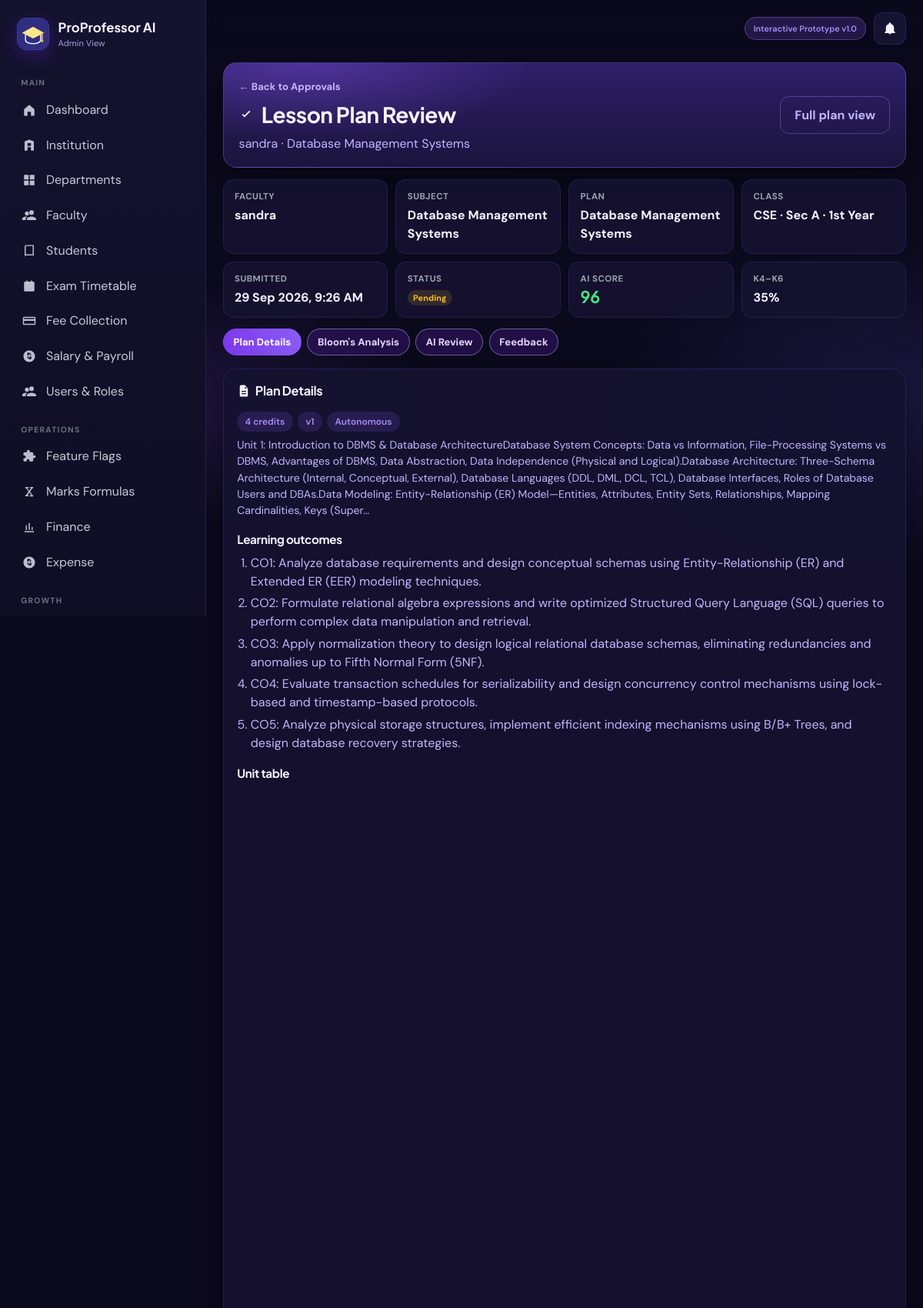
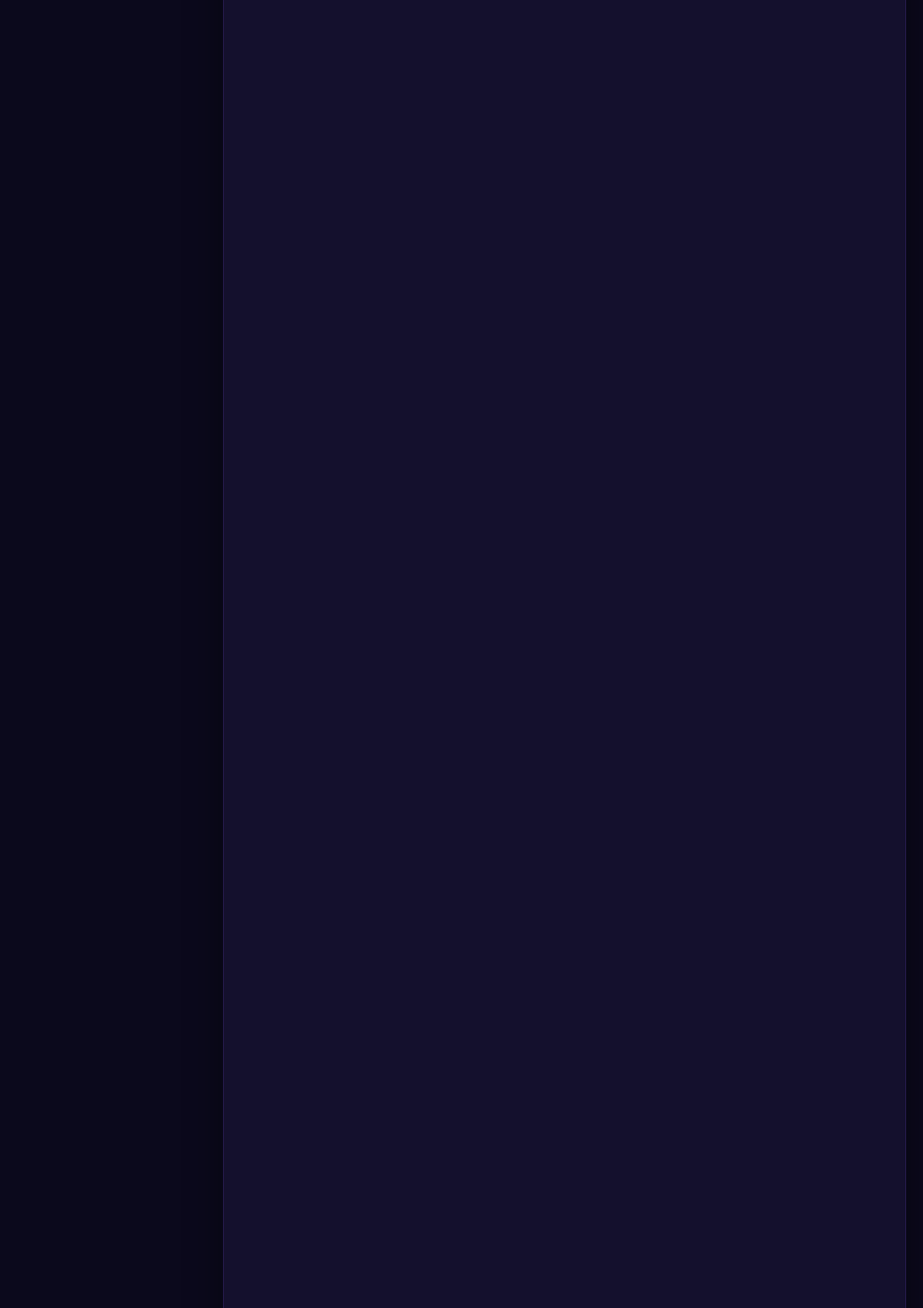
Screenshot of /hod/approvals.php?id=1 (signed in, upper part) with the database file from the repository (2 pictures, top to bottom).
### tables this page shows
CREATE TABLE `users` (
  `id` int(10) UNSIGNED NOT NULL,
  `institution_id` int(10) UNSIGNED NOT NULL,
  `department_id` int(10) UNSIGNED DEFAULT NULL,
  `role` enum('professor','student','hod','admin','superadmin') NOT NULL,
  `email` varchar(160) NOT NULL,
  `password_hash` varchar(255) NOT NULL,
  `full_name` varchar(160) NOT NULL,
  `employee_id` varchar(60) DEFAULT NULL,
  `qualification` varchar(120) DEFAULT NULL,
  `register_no` varchar(60) DEFAULT NULL,
  `phone` varchar(30) DEFAULT NULL,
  `avatar_url` varchar(255) DEFAULT NULL,
  `class_id` int(10) UNSIGNED DEFAULT NULL COMMENT 'For students',
  `academic_year_level` tinyint(3) UNSIGNED DEFAULT NULL COMMENT 'Student academic year 1-4',
  `semester` varchar(40) DEFAULT NULL COMMENT 'Student Odd/Even semester',
  `designation` varchar(100) DEFAULT NULL,
  `preferences` longtext DEFAULT NULL CHECK (json_valid(`preferences`)),
  `extra` longtext DEFAULT NULL COMMENT 'Expandable user attributes' CHECK (json_valid(`extra`)),
  `is_active` tinyint(1) DEFAULT 1,
  `last_login_at` datetime DEFAULT NULL,
  `created_at` timestamp NOT NULL DEFAULT current_timestamp(),
  `updated_at` timestamp NOT NULL DEFAULT current_timestamp() ON UPDATE current_timestamp()
);

CREATE TABLE `course_plans` (
  `id` int(10) UNSIGNED NOT NULL,
  `institution_id` int(10) UNSIGNED NOT NULL,
  `department_id` int(10) UNSIGNED DEFAULT NULL,
  `professor_id` int(10) UNSIGNED NOT NULL,
  `subject_id` int(10) UNSIGNED DEFAULT NULL,
  `class_id` int(10) UNSIGNED DEFAULT NULL,
  `title` varchar(255) NOT NULL,
  `subject_name` varchar(200) NOT NULL,
  `subject_code` varchar(40) DEFAULT NULL,
  `credits` decimal(4,1) DEFAULT 3.0,
  `semester` varchar(40) DEFAULT NULL,
  `academic_year` varchar(20) DEFAULT NULL,
  `university` varchar(150) DEFAULT NULL,
  `syllabus_input` longtext DEFAULT NULL,
  `status` enum('draft','submitted','under_review','approved','returned') DEFAULT 'draft',
  `ai_score` decimal(5,2) DEFAULT NULL,
  `ai_review` longtext DEFAULT NULL CHECK (json_valid(`ai_review`)),
  `bloom_data` longtext DEFAULT NULL CHECK (json_valid(`bloom_data`)),
  `weekly_plan` longtext DEFAULT NULL CHECK (json_valid(`weekly_plan`)),
  `resources` longtext DEFAULT NULL CHECK (json_valid(`resources`)),
  `expert_advice` longtext DEFAULT NULL CHECK (json_valid(`expert_advice`)),
  `plan_data` longtext DEFAULT NULL COMMENT 'Full structured plan payload' CHECK (json_valid(`plan_data`)),
  `version` int(10) UNSIGNED DEFAULT 1,
  `parent_plan_id` int(10) UNSIGNED DEFAULT NULL,
  `submitted_at` datetime DEFAULT NULL,
  `reviewed_at` datetime DEFAULT NULL,
  `reviewed_by` int(10) UNSIGNED DEFAULT NULL,
  `hod_comments` text DEFAULT NULL,
  `meta` longtext DEFAULT NULL CHECK (json_valid(`meta`)),
  `share_token` varchar(64) DEFAULT NULL COMMENT 'Public read-only share token',
  `share_enabled` tinyint(1) NOT NULL DEFAULT 0 COMMENT '1=public read-only link active',
  `created_at` timestamp NOT NULL DEFAULT current_timestamp(),
  `updated_at` timestamp NOT NULL DEFAULT current_timestamp() ON UPDATE current_timestamp()
);

### hod/approvals.php (called while the page is built, shortened)
<?php
require_once __DIR__ . '/../includes/layout.php';
$user = Auth::user();
$viewId = (int)get('id');
$statusFilter = (string)get('status', 'all');
$search = trim((string)get('q', ''));
$fmtNum = static function (?float $n): string {
    if ($n === null) {
        return '—';
    }
    $rounded = round($n, 2);
    $text = number_format($rounded, 2, '.', '');
    return rtrim(rtrim($text, '0'), '.');
};
$fmtWhen = static function (?string $value): string {
    $value = trim((string)$value);
    if ($value === '') {
        return '';
    }
    $ts = strtotime($value);
    return $ts ? date('d M Y, g:i A', $ts) : $value;
};
$k46Of = static function (array $row): ?float {
    $bloom = json_decode((string)($row['bloom_data'] ?? ''), true);
    if (!is_array($bloom) || $bloom === []) {
        return null;
    }
    return round((float)($bloom['K4'] ?? 0) + (float)($bloom['K5'] ?? 0) + (float)($bloom['K6'] ?? 0), 1);
};
$aiTone = static function ($score): string {
    if ($score === null || $score === '') {
        return 'none';
    }
    $n = (float)$score;
    if ($n >= 75) {
        return 'ok';
    }
    if ($n >= 50) {
        return 'warn';
    }
    return 'bad';
};
$statusMeta = static function (string $status): array {
    return match ($status) {
        'approved' => ['Approved', 'ok'],
        'returned' => ['Returned', 'bad'],
        'under_review' => ['In review', 'warn'],
        default => ['Pending', 'warn'],
    };
};
$queueLink = static function (string $status, string $q = '') : string {
    $params = [];
    if ($status !== 'all') {
        $params['status'] = $status;
    }
    if ($q !== '') {
        $params['q'] = $q;
    }
    $query = http_build_query($params);
    return '?' . $query;
};
$view = null;
if ($viewId) {
    $view = Database::fetch(
        'SELECT p.*, u.full_name AS professor_name, c.name AS class_name, c.section AS class_section, c.year AS class_year
         FROM course_plans p
         JOIN users u ON u.id = p.professor_id
         LEFT JOIN classes c ON c.id = p.class_id
         WHERE p.id=? AND p.institution_id=?',
        [$viewId, (int)$user['institution_id']]
    );
}
$planData = $view ? (json_decode($view['plan_data'] ?: '{}', true) ?: []) : [];
$outcomes = $planData['learning_outcomes'] ?? [];
require __DIR__ . '/../app/Views/hod/approvals_page.php';

### includes/helpers.php (called while the page is built, shortened)
<?php
function config(?string $key = null, $default = null)
{
    static $cfg;
    if ($cfg === null) {
        $cfg = require __DIR__ . '/../config/config.php';
    }
    $parts = explode('.', $key);
    $val = $cfg;
    foreach ($parts as $p) {
        $val = $val[$p];
    }
    return $val;
}
function app_base_path(): string
{
    static $base = null;
    if ($base !== null) {
        return $base;
    }
    $configured = config('base_url', 'auto');
    $projectRoot = str_replace('\\', '/', realpath(dirname(__DIR__)) ?: dirname(__DIR__));
    $docRoot = $_SERVER['DOCUMENT_ROOT'] ?? '';
    $docRoot = str_replace('\\', '/', $docRoot !== '' ? (realpath($docRoot) ?: $docRoot) : '');
    if ($docRoot !== '' && str_starts_with($projectRoot, rtrim($docRoot, '/'))) {
        $rel = substr($projectRoot, strlen(rtrim($docRoot, '/')));
        return $base = rtrim($rel, '/') ?: '';
    }
    $script = str_replace('\\', '/', (string)($_SERVER['SCRIPT_NAME'] ?? '/index.php'));
    $dir = dirname($script);
    return $base = ($dir === '/' ? '' : rtrim($dir, '/'));
}
function base_url(string $path = ''): string
{
    $base = app_base_path();
    $path = '/' . ltrim($path, '/');
    return $base . $path;
}
function e(string|int|float|null $value): string
{
    return htmlspecialchars((string)$value, ENT_QUOTES | ENT_SUBSTITUTE, 'UTF-8');
}
function unread_notifications_count(int $userId): int
{
    $roleRow = Database::fetch('SELECT role FROM users WHERE id = ?', [$userId]);
    $role = (string)($roleRow['role'] ?? '');
    $sql = 'SELECT COUNT(*) AS c FROM notifications WHERE user_id = ? AND is_read = 0';
    $params = [$userId];
    if ($role !== 'hod') {
        $sql .= ' AND (meta IS NULL OR JSON_UNQUOTE(JSON_EXTRACT(meta, "$.kind")) IS NULL'
            . ' OR JSON_UNQUOTE(JSON_EXTRACT(meta, "$.kind")) <> ?)';
        $params[] = 'admin_hod_message';
    }
    $row = Database::fetch($sql, $params);
    return (int)($row['c'] ?? 0);
}
function subject_year_label(int $year): string
{
    return match ($year) {
        1 => '1st Year',
        2 => '2nd Year',
        3 => '3rd Year',
        4 => '4th Year',
        default => $year > 0 ? ('Year ' . $year) : 'Unassigned',
    };
}
function get(string $key, $default = null)
{
    return $_GET[$key] ?? $default;
}
if (!function_exists('icon')) {
    function icon(string $name, string $class = 'icon'): string
    {
        return Icons::svg($name, $class);
    }
}

### includes/Database.php (called while the page is built, shortened)
<?php
final class Database
{
    private static ?PDO $pdo = null;
    public static function pdo(): PDO
    {
        if (self::$pdo instanceof PDO) {
            return self::$pdo;
        }
        $cfg = require __DIR__ . '/../config/config.php';
        $db  = $cfg['db'];
        $dsn = sprintf(
            'mysql:host=%s;port=%d;dbname=%s;charset=%s',
            $db['host'],
            $db['port'],
            $db['name'],
            $db['charset']
        );
        self::$pdo = new PDO($dsn, $db['user'], $db['pass'], [
            PDO::ATTR_ERRMODE            => PDO::ERRMODE_EXCEPTION,
            PDO::ATTR_DEFAULT_FETCH_MODE => PDO::FETCH_ASSOC,
            PDO::ATTR_EMULATE_PREPARES   => false,
        ]);
        return self::$pdo;
    }
    public static function query(string $sql, array $params = []): PDOStatement
    {
        $stmt = self::pdo()->prepare($sql);
        $stmt->execute($params);
        return $stmt;
    }
    public static function fetch(string $sql, array $params = []): ?array
    {
        $row = self::query($sql, $params)->fetch();
        return $row === false ? null : $row;
    }
}

### app/Services/NavService.php (called while the page is built, shortened)
<?php
final class NavService
{
    public static function roleLabel(string $role): string
    {
        return match ($role) {
            'student' => 'Student View',
            'hod' => 'HOD View',
            'admin', 'superadmin' => 'Admin View',
            default => 'Professor View',
        };
    }
}

### includes/Auth.php (called while the page is built, shortened)
<?php
final class Auth
{
    public static function user(): ?array
    {
        return $_SESSION['user'] ?? null;
    }
}

### app/Views/hod/approvals_page.php (the view, shortened to what this page needs)
<?php
$tab = (string)get('tab', 'details');
$viewStatus = (string)($view['status'] ?? '');
$viewK46 = $view ? $k46Of($view) : null;
$viewMeta = $view ? $statusMeta($viewStatus) : ['', 'none'];
$classBits = [];
if ($view) {
    $classBits = array_values(array_filter([
        trim((string)($view['class_name'] ?? '')),
        trim((string)($view['class_section'] ?? '')) !== '' ? ('Sec ' . trim((string)$view['class_section'])) : '',
        (int)($view['class_year'] ?? 0) > 0 ? subject_year_label((int)$view['class_year']) : '',
    ], static fn(string $bit): bool => $bit !== ''));
}
$submittedLabel = $view ? $fmtWhen((string)($view['submitted_at'] ?? '')) : '';
$pageTitle = $view ? 'Lesson Plan Review' : 'Approvals';
$backQuery = $queueLink($statusFilter, $search);
render_header($pageTitle, 'approvals', ['compactTitle' => true]);
?>
<?php if ($view): ?>
<div class="hod-ap">
  <section class="hod-hero">
    <div class="hod-hero-copy">
      <a class="hod-ap-back" href="<?= e($backQuery !== '?' ? $backQuery : '?') ?>">&larr; Back to Approvals</a>
      <h2><?= icon('check', 'icon-inline') ?> Lesson Plan Review</h2>
      <p><?= e((string)$view['professor_name']) ?> · <?= e((string)$view['subject_name']) ?></p>
    </div>
    <a class="btn btn-ghost no-print" href="<?= e(base_url('/professor/plan-view.php?id=' . (int)$view['id'])) ?>">Full plan view</a>
  </section>
  <section class="hod-ap-facts" aria-label="Plan summary">
    <div><span>Faculty</span><strong><?= e((string)$view['professor_name']) ?></strong></div>
    <div><span>Subject</span><strong><?= e((string)$view['subject_name']) ?></strong></div>
    <div><span>Plan</span><strong><?= e((string)$view['title']) ?></strong></div>
    <?php if ($classBits): ?><div><span>Class</span><strong><?= e(implode(' · ', $classBits)) ?></strong></div><?php endif; ?>
    <?php if ($submittedLabel !== ''): ?><div><span>Submitted</span><strong><?= e($submittedLabel) ?></strong></div><?php endif; ?>
    <div><span>Status</span><strong class="hod-status is-<?= e($viewMeta[1]) ?>"><?= e($viewMeta[0]) ?></strong></div>
    <div><span>AI score</span><strong class="hod-ap-score is-<?= e($aiTone($view['ai_score'] ?? null)) ?>"><?= e($fmtNum($view['ai_score'] !== null && $view['ai_score'] !== '' ? (float)$view['ai_score'] : null)) ?></strong></div>
    <div><span>K4–K6</span><strong><?= $viewK46 === null ? '—' : e($fmtNum($viewK46) . '%') ?></strong></div>
  </section>
  <nav class="hod-ap-tabs" aria-label="Plan review sections">
    <?php foreach ([
        'details' => 'Plan Details',
        'bloom' => "Bloom's Analysis",
        'ai' => 'AI Review',
        'feedback' => 'Feedback',
    ] as $key => $label): ?>
      <a class="hod-ap-tab<?= $tab === $key ? ' is-on' : '' ?>" href="?id=<?= (int)$view['id'] ?>&amp;tab=<?= e($key) ?>"><?= e($label) ?></a>
    <?php endforeach; ?>
  </nav>
  <?php if ($tab === 'details'): ?>
  <section class="hod-panel">
    <div class="hod-panel-h"><h2><?= icon('file', 'icon-inline') ?> Plan Details</h2></div>
    <div class="hod-ap-overview">
      <span class="chip"><?= e($fmtNum((float)($view['credits'] ?? 0))) ?> credits</span>
      <span class="chip">v<?= (int)$view['version'] ?></span>
      <?php if (trim((string)($view['university'] ?? '')) !== ''): ?><span class="chip"><?= e((string)$view['university']) ?></span><?php endif; ?>
    </div>
    <?php if (!empty($view['syllabus_input'])): ?>
      <p class="hod-ap-copy"><?= e(mb_strimwidth((string)$view['syllabus_input'], 0, 520, '…')) ?></p>
    <?php endif; ?>
    <h3>Learning outcomes</h3>
    <?php if (!$outcomes): ?>
      <p class="hod-ap-copy">No learning outcomes are stored on this plan.</p>
    <?php else: ?>
      <ol class="hod-ap-list">
        <?php foreach ($outcomes as $outcome): ?>
          <li><?= e(is_string($outcome) ? $outcome : (string)json_encode($outcome)) ?></li>
        <?php endforeach; ?>
      </ol>
    <?php endif; ?>
    <h3>Unit table</h3>
  </section>
  <?php endif; ?>
</div>
<?php endif; ?>
<?php render_footer(); ?>

### includes/layout.php (shortened to what this page needs)
<?php
function render_header(string $title, string $active = '', array $opts = []): void
{
    $user = Auth::user();
    $role = $user['role'] ?? '';
    $groups = \App\Services\NavService::grouped($role);
    $unread = $user ? unread_notifications_count((int)$user['id']) : 0;
    $notif = match ($role) {
        'student' => '/student/notifications',
        'hod' => '/hod/notifications',
        'admin', 'superadmin' => '/admin/notifications',
        default => '/professor/notifications',
    };
    ?>
<!DOCTYPE html>
<html lang="en">
<head>
  <link rel="stylesheet" href="<?= e(base_url('/assets/css/app.css')) ?>?v=<?= (int)@filemtime(dirname(__DIR__) . '/assets/css/app.css') ?>">
</head>
<body class="app-body" data-effects="on">
<div class="app-shell">
  <aside class="sidebar" id="sidebar">
    <div class="brand">
      <img class="brand-logo" src="<?= e(base_url('/assets/img/logo.svg')) ?>" width="42" height="42" alt="ProProfessor AI">
      <div>
        <div class="brand-name">ProProfessor AI</div>
        <div class="brand-sub"><?= e(\App\Services\NavService::roleLabel($role)) ?></div>
      </div>
    </div>
    <nav class="side-nav">
      <?php foreach ($groups as $group): ?>
        <?php
          $navItems = [];
          foreach ($group['items'] as $item) {
              $navItems[] = $item;
          }
        ?>
        <div class="nav-group">
          <div class="nav-group-label"><?= e($group['label']) ?></div>
          <?php foreach ($navItems as $item): ?>
            <a class="nav-link <?= $active === $item['key'] ? 'active' : '' ?>" href="<?= e(base_url($item['href'])) ?>">
              <span class="nav-ico"><?= icon($item['icon'] ?? 'spark') ?></span>
              <span><?= e($item['label']) ?></span>
            </a>
          <?php endforeach; ?>
        </div>
      <?php endforeach; ?>
    </nav>
  </aside>
  <div class="main">
    <header class="topbar">
      <div class="topbar-actions">
        <span class="proto-badge">Interactive Prototype v1.0</span>
        <a class="icon-btn" href="<?= e(base_url($notif)) ?>"><?= icon('bell') ?><?php if ($unread): ?><span class="dot"><?= (int)$unread ?></span><?php endif; ?></a>
      </div>
    </header>
    <main class="content" id="pageContent">
<?php
}
function render_footer(array $opts = []): void
{
    ?>
    </main>
  </div>
</div>
</body>
</html>
<?php
}

### rows the page displays
users: role "Admin View"
course_plans: users.full_name "sandra", subject_name "Database Management Systems", title "Database Management Systems", submitted_at "29 Sep 2026, 9:26 AM", status "Pending", ai_score "96", bloom_data "35%", credits "4", version "1", university "Autonomous", syllabus_input "Unit 1: Introduction to DBMS & Database ArchitectureDatabase System Concepts: Data vs Information, File-Processing Systems vs DBMS, Advantages of DBMS, Data Abstraction, Data Independence (Physical and Logical).Database Architecture: Three-Schema Architecture (Internal, Conceptual, External), Database Languages (DDL, DML, DCL, TCL), Database Interfaces, Roles of Database Users and DBAs.Data Modeling: Entity-Relationship (ER) Model—Entities, Attributes, Entity Sets, Relationships, Mapping Cardinalities, Keys (Super…", plan_data "CO1: Analyze database requirements and design conceptual schemas using Entity-Relationship (ER) and Extended ER (EER) modeling techniques.", plan_data "CO2: Formulate relational algebra expressions and write optimized Structured Query Language (SQL) queries to perform complex data manipulation and retrieval.", plan_data "CO3: Apply normalization theory to design logical relational database schemas, eliminating redundancies and anomalies up to Fifth Normal Form (5NF).", plan_data "CO4: Evaluate transaction schedules for serializability and design concurrency control mechanisms using lock-based and timestamp-based protocols.", plan_data "CO5: Analyze physical storage structures, implement efficient indexing mechanisms using B/B+ Trees, and design database recovery strategies."

### other values shown
$group['label'] "MAIN"
$item['label'] "Dashboard"
$item['label'] "Institution"
$item['label'] "Departments"
$item['label'] "Faculty"
$item['label'] "Students"
$item['label'] "Exam Timetable"
$item['label'] "Fee Collection"
$item['label'] "Salary & Payroll"
$item['label'] "Users & Roles"
$group['label'] "OPERATIONS"
$item['label'] "Feature Flags"
$item['label'] "Marks Formulas"
$item['label'] "Finance"
$item['label'] "Expense"
